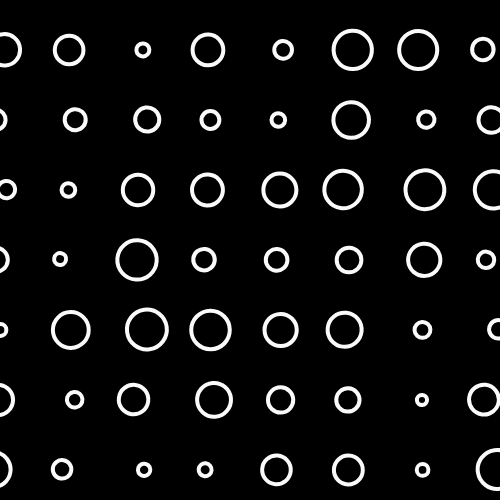
Frame 1 (no input)
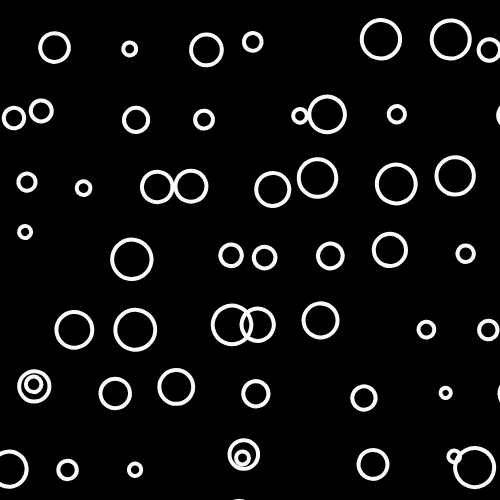
Frame 60 (no input)
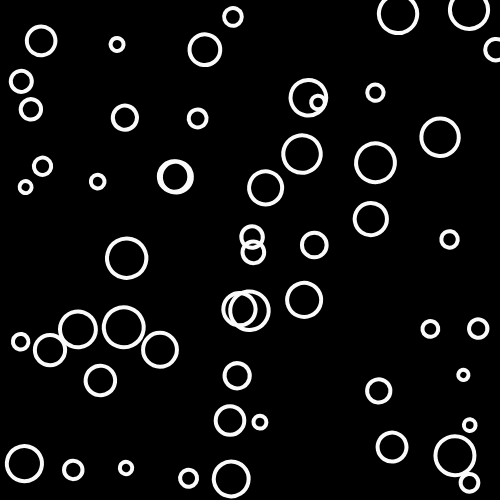
Frame 120 (the mouse pressed at the canvas centre since frame 60)

The p5.js sketch that drew these frames (run headless with seeded random() and noise() and a simulated clock; from frame 60 on, the mouse is pressed at the canvas centre):

// p5.js sketch
// ── sketch.js
let nElementos = 12;
let tamanos = [];
let angulos = [];
let velocidades = [];


function setup() {
  createCanvas(500, 500);
  noFill();
  stroke(250);
  strokeWeight(4);
  rectMode(CENTER);
  
  for (let i = 0; i < nElementos; i++) {
    tamanos[i] = [];
    angulos[i] = [];
    velocidades[i] = [];
    for (let j = 0; j < nElementos; j++) {
      tamanos[i][j] = random(10,40);
      angulos[i][j] = 90 + random(-10, 10);
      velocidades[i][j] = random(-0.9,0.9);
    }
  }
}

function draw() {
  background(0);
  
  for (let i = 0; i < nElementos; i++) {
    for (let j = 0; j < nElementos; j++) {
      angulos[i][j] += velocidades[i][j];
      
      modulo(70 * i, 70 * j, tamanos[i][j], angulos[i][j] + velocidades[i][j]);
    }
  }
}

function modulo(x, y, t, r) {
  push();
  translate(x, y);
  rotate(radians(r))
  circle(50,0,t)
  pop();
}

function mouseClicked(){
  randomizar();
}

function randomizar(){
  for (let i = 0; i < nElementos; i++) {
    tamanos[i] = [];
    for (let j = 0; j < nElementos; j++) {
      tamanos[i][j] = random(30,80);
    }
  }
}
